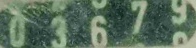
#> input picture assets/raw/meter.png, 196 x 48 px
$ python auto_canny.py ../../assets/raw/meter.png
#> lines starting #> are read from the running program, lines starting #| are printed output that depends on the picture
"""Median-based automatic Canny thresholds (Week 5)."""
import sys, cv2, numpy as np

def auto_canny(img, sigma=0.33):
    m = np.median(img)
    lo = int(max(0, (1.0 - sigma) * m))
    hi = int(min(255, (1.0 + sigma) * m))
    return cv2.Canny(img, lo, hi), lo, hi

if __name__ == "__main__":
    p = sys.argv[1] if len(sys.argv) > 1 else r"E:/data/plate/unique_maxsize/11147L.jpg"
    g = cv2.GaussianBlur(cv2.cvtColor(cv2.imread(p), cv2.COLOR_BGR2GRAY), (5, 5), 0)
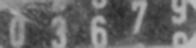
#> g: shape (48, 196); min 39, max 189, mean 103.6
    e, lo, hi = auto_canny(g)
#> in auto_canny, `m = np.median(img)`: m = 94
#> in auto_canny, `lo = int(max(0, (1.0 - sigma) * m))`: lo = 62
#> in auto_canny, `hi = int(min(255, (1.0 + sigma) * m))`: hi = 125
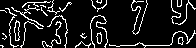
#> e: shape (48, 196); 11.7% white in thin lines or dots
#> lo = 62; hi = 125
    print(f"auto thresholds: low={lo} high={hi}, edge pixels={(e>0).sum()}")
#| auto thresholds: low=62 high=125, edge pixels=1097
    cv2.imwrite("out_autocanny.png", e)

$ run again, on assets/raw/meter2.png
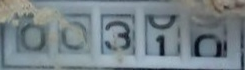
#> input picture assets/raw/meter2.png, 245 x 70 px
#> `g = cv2.GaussianBlur(cv2.cvtColor(cv2.imread(p), cv2.COLOR_BGR2GRAY), ..`:
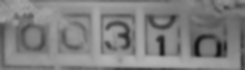
#> g: shape (70, 245); min 18, max 180, mean 127.3
#> m = 130
#> in auto_canny, `lo = int(max(0, (1.0 - sigma) * m))`: lo = 87
#> in auto_canny, `hi = int(min(255, (1.0 + sigma) * m))`: hi = 172
#> `e, lo, hi = auto_canny(g)`:
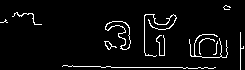
#> e: shape (70, 245); 4.8% white in thin lines or dots
#> `e, lo, hi = auto_canny(g)`: lo = 87; hi = 172
#| auto thresholds: low=87 high=172, edge pixels=830
